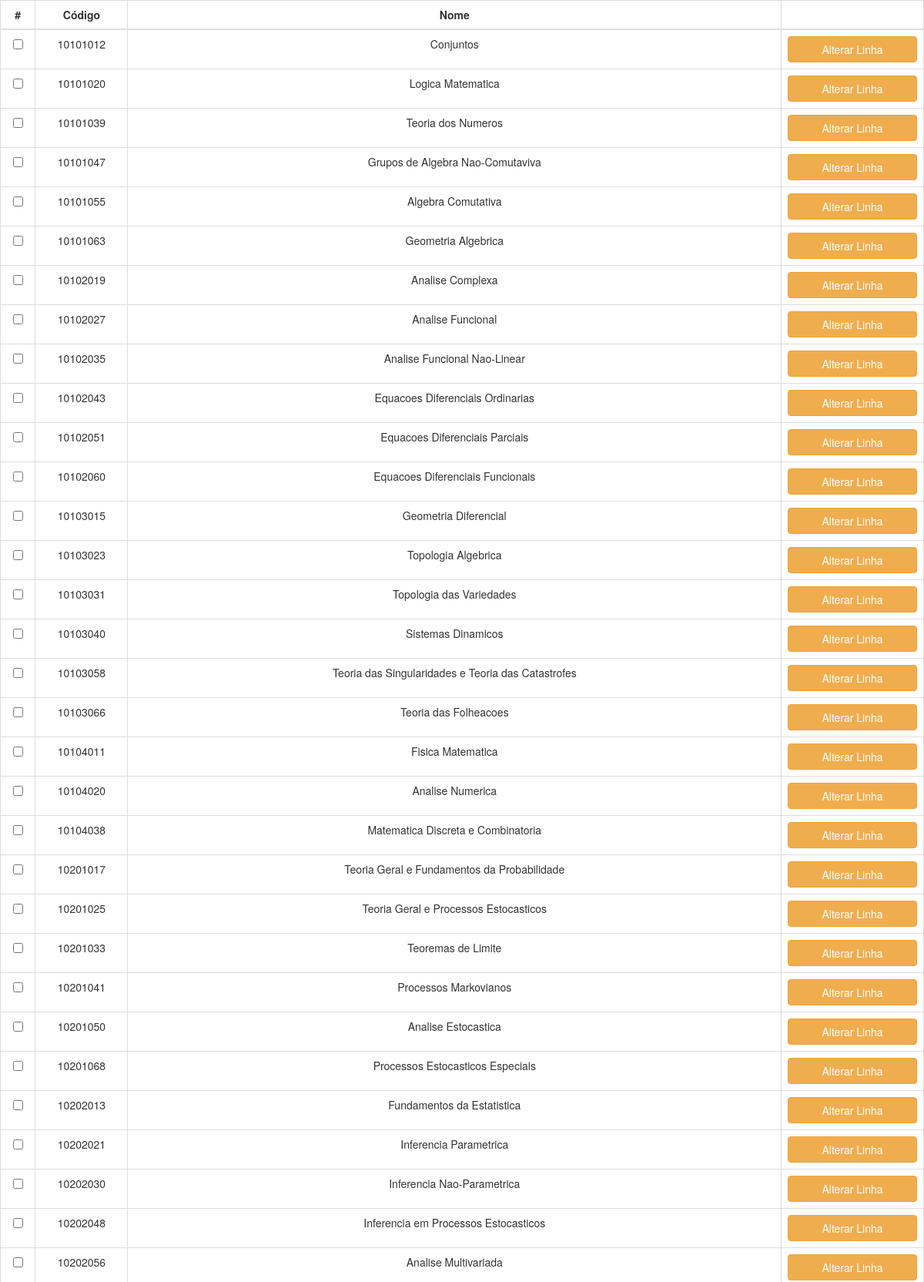
Page /Codigos/PHP/areas_pesquisa.php (upper part) on the committed database.
### tables this page shows
CREATE TABLE IF NOT EXISTS `especialidade` (
  `cod_especialidade` int(11) NOT NULL,
  `nome_especialidade` varchar(120) NOT NULL,
  `fk_sub_area` int(11) NOT NULL,
  PRIMARY KEY (`cod_especialidade`),
  KEY `FK` (`fk_sub_area`)
);

### Codigos/PHP/areas_pesquisa.php (the view, shortened to what this page needs)
<!DOCTYPE html>
<html>
<head>
    <link rel="stylesheet" href="http://maxcdn.bootstrapcdn.com/bootstrap/3.3.6/css/bootstrap.min.css">
<link rel="stylesheet" type="text/css" href="../CSS/perm.css">
    <?php include("conexao.php");
       include("funcoes.php");
        $consulta = "SELECT `cod_especialidade`, `nome_especialidade` FROM `especialidade`";
        $con = $mysqli->query($consulta) or die ($mysqli->error);
  ?>
</head>
<body>
    <table class="table table-bordered table-sm m-0">
                    <thead class="">
                        <tr>
                            <th class="text-center">#</th>
                            <th class="text-center">Código</th>
                            <th class="text-center">Nome</th>
                            <th></th>
                        </tr>
                    </thead>
                    <tbody>
                             <?php
                            while($dados = $con->fetch_array()){?>
                             <tr>
                                 <td class="text-center"><input type="checkbox" name="select"></td>
                                 <td class="text-center"><?php echo $dados["cod_especialidade"]; ?></td>
                                <td class="text-center"><?php echo $dados["nome_especialidade"]; ?></td>
                                <td><?php echo "<a href=\"TESTE.php?id=".$dados["cod_especialidade"]."\">";?><button class="btn btn-warning btn-block">Alterar Linha</button></td>
                                </tr>
                        <?php } ?>
                    </tbody>
                </table>
                <br>
</body>
</html>

### rows in the picture
especialidade: cod_especialidade "10101012", nome_especialidade "Conjuntos"
especialidade: cod_especialidade "10101020", nome_especialidade "Logica Matematica"
especialidade: cod_especialidade "10101039", nome_especialidade "Teoria dos Numeros"
especialidade: cod_especialidade "10101047", nome_especialidade "Grupos de Algebra Nao-Comutaviva"
especialidade: cod_especialidade "10101055", nome_especialidade "Algebra Comutativa"
especialidade: cod_especialidade "10101063", nome_especialidade "Geometria Algebrica"
especialidade: cod_especialidade "10102019", nome_especialidade "Analise Complexa"
especialidade: cod_especialidade "10102027", nome_especialidade "Analise Funcional"
especialidade: cod_especialidade "10102035", nome_especialidade "Analise Funcional Nao-Linear"
especialidade: cod_especialidade "10102043", nome_especialidade "Equacoes Diferenciais Ordinarias"
especialidade: cod_especialidade "10102051", nome_especialidade "Equacoes Diferenciais Parciais"
especialidade: cod_especialidade "10102060", nome_especialidade "Equacoes Diferenciais Funcionais"
especialidade: cod_especialidade "10103015", nome_especialidade "Geometria Diferencial"
especialidade: cod_especialidade "10103023", nome_especialidade "Topologia Algebrica"
especialidade: cod_especialidade "10103031", nome_especialidade "Topologia das Variedades"
especialidade: cod_especialidade "10103040", nome_especialidade "Sistemas Dinamicos"
especialidade: cod_especialidade "10103058", nome_especialidade "Teoria das Singularidades e Teoria das Catastrofes"
especialidade: cod_especialidade "10103066", nome_especialidade "Teoria das Folheacoes"
especialidade: cod_especialidade "10104011", nome_especialidade "Fisica Matematica"
especialidade: cod_especialidade "10104020", nome_especialidade "Analise Numerica"
especialidade: cod_especialidade "10104038", nome_especialidade "Matematica Discreta e Combinatoria"
especialidade: cod_especialidade "10201017", nome_especialidade "Teoria Geral e Fundamentos da Probabilidade"
especialidade: cod_especialidade "10201025", nome_especialidade "Teoria Geral e Processos Estocasticos"
especialidade: cod_especialidade "10201033", nome_especialidade "Teoremas de Limite"
especialidade: cod_especialidade "10201041", nome_especialidade "Processos Markovianos"
especialidade: cod_especialidade "10201050", nome_especialidade "Analise Estocastica"
especialidade: cod_especialidade "10201068", nome_especialidade "Processos Estocasticos Especiais"
especialidade: cod_especialidade "10202013", nome_especialidade "Fundamentos da Estatistica"
especialidade: cod_especialidade "10202021", nome_especialidade "Inferencia Parametrica"
especialidade: cod_especialidade "10202030", nome_especialidade "Inferencia Nao-Parametrica"
especialidade: cod_especialidade "10202048", nome_especialidade "Inferencia em Processos Estocasticos"
especialidade: cod_especialidade "10202056", nome_especialidade "Analise Multivariada"
